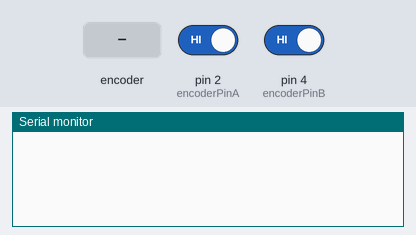
A sketch run on a simulated Arduino Uno, built with avr-gcc and run on an emulated ATmega328P. On the bench: the last lines printed to the serial monitor. The test bench sets the inputs (shaded band); at power-on: pin 2 (encoderPinA) HIGH, pin 4 (encoderPinB) HIGH.

Above: at 1.2 s.
1.3 s: rotary encoder on pin 2 (encoderPinA) / pin 4 (encoderPinB) turned 1 step (first pin leading)
At 1.9 s:
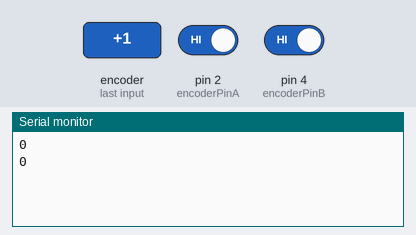
3.0 s: rotary encoder on pin 2 (encoderPinA) / pin 4 (encoderPinB) turned 2 steps (second pin leading)
At 4.3 s:
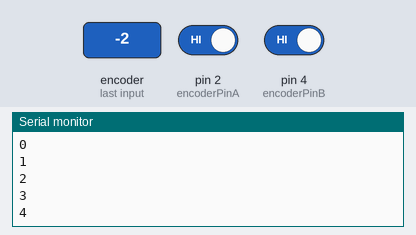
Timing chart, 0 to 6.0 s (numbered marks = the images above; inputs shaded):
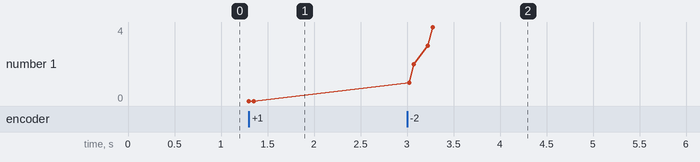

The sketch:

Projeto_Encoder.ino
```cpp
#define encoderPinA  2
#define encoderPinB  4

volatile unsigned int encoderPos = 0;

void setup()
{
  pinMode(encoderPinA, INPUT);
  digitalWrite(encoderPinA, HIGH);// Pull Up
  pinMode(encoderPinB, INPUT);
  digitalWrite(encoderPinB, HIGH);// Pull Up
  attachInterrupt(0, Encoder, CHANGE);
  Serial.begin (9600);
}

void loop()
{

}

void Encoder()
{
  if (digitalRead(encoderPinA) == digitalRead(encoderPinB))
  {
   encoderPos++;
  }
  else
  {
   if(encoderPos==0){encoderPos = 0;}
   else{encoderPos--;}

  }

   Serial.println(encoderPos);


}
```

Measured:
- after the input at 1.3 s, the serial monitor: prints a new line at once (image 1)
- after the input at 3.0 s, the serial monitor: prints a new line at once (image 2)
- plotted number 1: 0 → 4 after the input at 3.0 s
